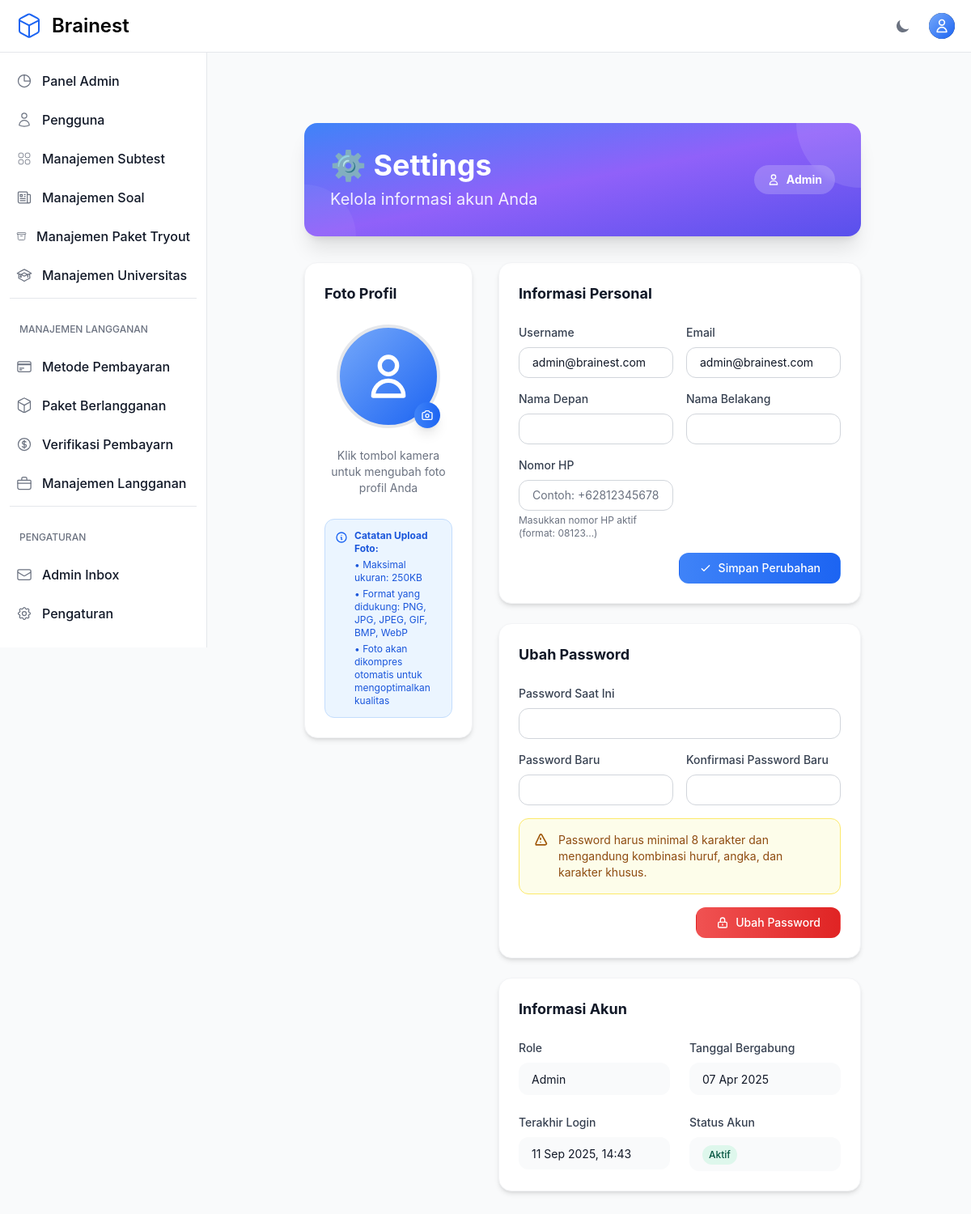
The page /settings/ (signed in) on the database as committed earlier.
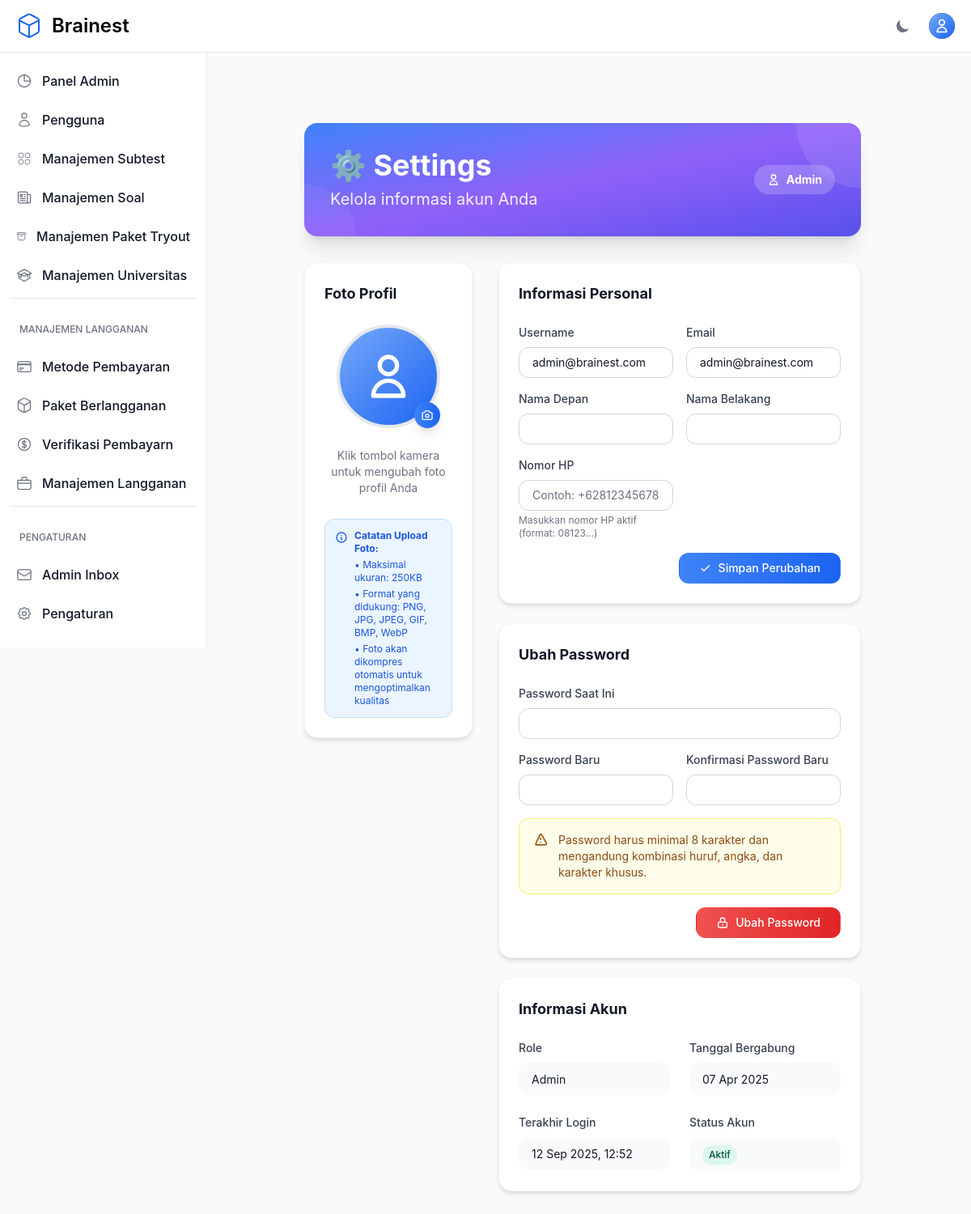
The same page on the database as committed later.
### otosapp/models.py (models this page shows, shortened)
class User(AbstractUser):
    email = models.EmailField(unique=True)
    phone_number = models.CharField(max_length=20, null=True, blank=True, verbose_name='Phone Number')
    USERNAME_FIELD = 'email'
    REQUIRED_FIELDS = ['username']
    role = models.ForeignKey('Role', on_delete=models.SET_NULL, null=True)
    profile_picture = models.ImageField(upload_to='profile_pictures/', null=True, blank=True, storage=get_storage, max_length=500)
    groups = models.ManyToManyField(
        Group,
        related_name="custom_user_set",  # Add a custom related name here
        blank=True,
        help_text="The groups this user belongs to.",
        verbose_name="groups"
    )
    user_permissions = models.ManyToManyField(
        Permission,
        related_name="custom_user_permissions",  # Add a custom related name here
        blank=True,
        help_text="Specific permissions for this user.",
        verbose_name="user permissions"
    )

class Role(models.Model):
    role_name = models.CharField(max_length=200, unique=True)

### otosapp/views.py (the view, shortened to what this page needs)
# urls.py: path('settings/', views.settings_view, name='settings'),
@login_required
def settings_view(request):
    from .forms import UserProfileForm, ProfilePictureForm, CustomPasswordChangeForm
    from django.contrib.auth import update_session_auth_hash
    context = {
        'user': request.user,
    }
    return render(request, 'settings.html', context)

### otosapp/context_processors.py (called while the page is built)
def sidebar_context(request):
    context = {}
    if request.user.is_authenticated and (request.user.is_superuser or request.user.is_admin()):
        pending_payments_count = PaymentProof.objects.filter(status='pending').count()
        context['pending_payments_count'] = pending_payments_count
    return context

### otosapp/templates/settings.html (shortened to what the changed rows need)
{% extends 'base.html' %}
{% load media_helpers %}
{% block content %}
<div class="max-w-4xl mx-auto px-4 sm:px-6 lg:px-8 mt-8">
    <div class="bg-gradient-to-br from-blue-500 via-purple-500 to-indigo-600 rounded-2xl shadow-xl p-8 mb-8 text-white relative overflow-hidden">
        <div class="relative z-10">
            <div class="flex flex-col md:flex-row md:items-center md:justify-between">
                <div>
                    <h1 class="text-3xl md:text-4xl font-bold mb-2">⚙️ Settings</h1>
                </div>
                <div class="mt-4 md:mt-0">
                    <div class="inline-flex items-center px-4 py-2 rounded-full text-sm font-bold bg-white/20 backdrop-blur-sm">
                        <svg class="w-4 h-4 mr-2" fill="none" stroke="currentColor" stroke-width="2" viewBox="0 0 24 24">
                            <path stroke-linecap="round" stroke-linejoin="round" d="M16 7a4 4 0 11-8 0 4 4 0 018 0zM12 14a7 7 0 00-7 7h14a7 7 0 00-7-7z"></path>
                        </svg>
                        {{ user.role.role_name }}
                    </div>
                </div>
            </div>
        </div>
    </div>
    <div class="grid grid-cols-1 lg:grid-cols-3 gap-8">
        <div class="lg:col-span-2 space-y-6">
            <div class="bg-white dark:bg-gray-800 rounded-2xl shadow-md p-6 border border-gray-100 dark:border-gray-700">
                <form method="post" id="profileForm" class="space-y-4">
                    <div class="grid grid-cols-1 md:grid-cols-2 gap-4">
                        <div>
                            <label for="username" class="block text-sm font-medium text-gray-700 dark:text-gray-300 mb-2">Username</label>
                            <input type="text"
                                   id="username"
                                   name="username"
                                   value="{{ user.username }}"
                                   class="w-full px-4 py-2 border border-gray-300 dark:border-gray-600 rounded-xl text-sm focus:ring-2 focus:ring-blue-500 focus:border-transparent bg-white dark:bg-gray-700 text-gray-900 dark:text-white">
                        </div>
                        <div>
                            <label for="email" class="block text-sm font-medium text-gray-700 dark:text-gray-300 mb-2">Email</label>
                            <input type="email"
                                   id="email"
                                   name="email"
                                   value="{{ user.email }}"
                                   class="w-full px-4 py-2 border border-gray-300 dark:border-gray-600 rounded-xl text-sm focus:ring-2 focus:ring-blue-500 focus:border-transparent bg-white dark:bg-gray-700 text-gray-900 dark:text-white">
                        </div>
                    </div>
                    <div class="grid grid-cols-1 md:grid-cols-2 gap-4">
                        <div>
                            <label for="first_name" class="block text-sm font-medium text-gray-700 dark:text-gray-300 mb-2">Nama Depan</label>
                            <input type="text"
                                   id="first_name"
                                   name="first_name"
                                   value="{{ user.first_name }}"
                                   class="w-full px-4 py-2 border border-gray-300 dark:border-gray-600 rounded-xl text-sm focus:ring-2 focus:ring-blue-500 focus:border-transparent bg-white dark:bg-gray-700 text-gray-900 dark:text-white">
                        </div>
                        <div>
                            <label for="last_name" class="block text-sm font-medium text-gray-700 dark:text-gray-300 mb-2">Nama Belakang</label>
                            <input type="text"
                                   id="last_name"
                                   name="last_name"
                                   value="{{ user.last_name }}"
                                   class="w-full px-4 py-2 border border-gray-300 dark:border-gray-600 rounded-xl text-sm focus:ring-2 focus:ring-blue-500 focus:border-transparent bg-white dark:bg-gray-700 text-gray-900 dark:text-white">
                        </div>
                    </div>
                    <div class="grid grid-cols-1 md:grid-cols-2 gap-4">
                        <div>
                            <label for="phone_number" class="block text-sm font-medium text-gray-700 dark:text-gray-300 mb-2 {% if user.phone_number %}{% else %}text-gray-700 dark:text-gray-300{% endif %} mb-2">Nomor HP</label>
                            <input type="text"
                                   id="phone_number"
                                   name="phone_number"
                                   value="{{ user.phone_number|default:'' }}"
                                   placeholder="Contoh: +628123456789"
                                   class="w-full px-4 py-2 border border-gray-300 dark:border-gray-600 rounded-xl text-sm focus:ring-2 focus:ring-blue-500 focus:border-transparent bg-white dark:bg-gray-700 text-gray-900 dark:text-white">
                            <p class="mt-1 text-xs text-gray-500 dark:text-gray-400">Masukkan nomor HP aktif (format: 08123...)</p>
                        </div>
                    </div>
                </form>
            </div>
            <div class="bg-white dark:bg-gray-800 rounded-2xl shadow-md p-6 border border-gray-100 dark:border-gray-700">
                <div class="grid grid-cols-1 md:grid-cols-2 gap-6">
                    <div>
                        <div class="px-4 py-2 bg-gray-50 dark:bg-gray-700 rounded-xl">
                            <span class="text-sm text-gray-900 dark:text-white">{{ user.role.role_name }}</span>
                        </div>
                    </div>
                    <div>
                        <div class="px-4 py-2 bg-gray-50 dark:bg-gray-700 rounded-xl">
                            <span class="text-sm text-gray-900 dark:text-white">{{ user.date_joined|date:"d M Y" }}</span>
                        </div>
                    </div>
                    <div>
                        <div class="px-4 py-2 bg-gray-50 dark:bg-gray-700 rounded-xl">
                            <span class="text-sm text-gray-900 dark:text-white">
                                {% if user.last_login %}
                                    {{ user.last_login|date:"d M Y, H:i" }}
                                {% else %}
                                    Belum pernah login
                                {% endif %}
                            </span>
                        </div>
                    </div>
                </div>
            </div>
        </div>
    </div>
</div>
{% endblock %}

Rows that differ between the two databases and show on the page:
changed User "admin@brainest.com": last_login "11 Sep 2025, 14:43" → "12 Sep 2025, 12:52"
